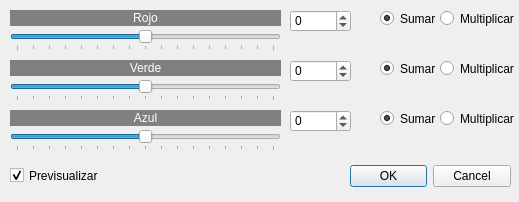
<?xml version="1.0" encoding="UTF-8"?>
<ui version="4.0">
 <class>AjusteColor</class>
 <widget class="QDialog" name="AjusteColor">
  <property name="geometry">
   <rect>
    <x>0</x>
    <y>0</y>
    <width>519</width>
    <height>202</height>
   </rect>
  </property>
  <property name="windowTitle">
   <string>Ajuste Rojo/Verde/Azul</string>
  </property>
  <widget class="QDialogButtonBox" name="buttonBox">
   <property name="geometry">
    <rect>
     <x>350</x>
     <y>160</y>
     <width>161</width>
     <height>32</height>
    </rect>
   </property>
   <property name="orientation">
    <enum>Qt::Horizontal</enum>
   </property>
   <property name="standardButtons">
    <set>QDialogButtonBox::Cancel|QDialogButtonBox::Ok</set>
   </property>
  </widget>
  <widget class="QSlider" name="horizontalSlider_r">
   <property name="geometry">
    <rect>
     <x>10</x>
     <y>30</y>
     <width>271</width>
     <height>21</height>
    </rect>
   </property>
   <property name="minimum">
    <number>-256</number>
   </property>
   <property name="maximum">
    <number>256</number>
   </property>
   <property name="pageStep">
    <number>16</number>
   </property>
   <property name="orientation">
    <enum>Qt::Horizontal</enum>
   </property>
   <property name="tickPosition">
    <enum>QSlider::TicksBelow</enum>
   </property>
   <property name="tickInterval">
    <number>32</number>
   </property>
  </widget>
  <widget class="QSpinBox" name="spinBox_g">
   <property name="geometry">
    <rect>
     <x>290</x>
     <y>60</y>
     <width>61</width>
     <height>22</height>
    </rect>
   </property>
   <property name="minimum">
    <number>-256</number>
   </property>
   <property name="maximum">
    <number>256</number>
   </property>
  </widget>
  <widget class="QSlider" name="horizontalSlider_b">
   <property name="geometry">
    <rect>
     <x>10</x>
     <y>130</y>
     <width>271</width>
     <height>21</height>
    </rect>
   </property>
   <property name="minimum">
    <number>-256</number>
   </property>
   <property name="maximum">
    <number>256</number>
   </property>
   <property name="value">
    <number>0</number>
   </property>
   <property name="orientation">
    <enum>Qt::Horizontal</enum>
   </property>
   <property name="tickPosition">
    <enum>QSlider::TicksBelow</enum>
   </property>
   <property name="tickInterval">
    <number>32</number>
   </property>
  </widget>
  <widget class="QSlider" name="horizontalSlider_g">
   <property name="geometry">
    <rect>
     <x>10</x>
     <y>80</y>
     <width>271</width>
     <height>21</height>
    </rect>
   </property>
   <property name="minimum">
    <number>-256</number>
   </property>
   <property name="maximum">
    <number>256</number>
   </property>
   <property name="orientation">
    <enum>Qt::Horizontal</enum>
   </property>
   <property name="tickPosition">
    <enum>QSlider::TicksBelow</enum>
   </property>
   <property name="tickInterval">
    <number>32</number>
   </property>
  </widget>
  <widget class="QSpinBox" name="spinBox_r">
   <property name="geometry">
    <rect>
     <x>290</x>
     <y>10</y>
     <width>61</width>
     <height>22</height>
    </rect>
   </property>
   <property name="minimum">
    <number>-256</number>
   </property>
   <property name="maximum">
    <number>256</number>
   </property>
  </widget>
  <widget class="QLabel" name="label_3">
   <property name="geometry">
    <rect>
     <x>10</x>
     <y>110</y>
     <width>271</width>
     <height>16</height>
    </rect>
   </property>
   <property name="styleSheet">
    <string notr="true">background-color: rgb(128, 128, 128);
color: rgb(255, 255, 255);</string>
   </property>
   <property name="text">
    <string>Azul</string>
   </property>
   <property name="alignment">
    <set>Qt::AlignCenter</set>
   </property>
  </widget>
  <widget class="QLabel" name="label_2">
   <property name="geometry">
    <rect>
     <x>10</x>
     <y>60</y>
     <width>271</width>
     <height>16</height>
    </rect>
   </property>
   <property name="styleSheet">
    <string notr="true">background-color: rgb(128, 128, 128);
color: rgb(255, 255, 255);</string>
   </property>
   <property name="text">
    <string>Verde</string>
   </property>
   <property name="alignment">
    <set>Qt::AlignCenter</set>
   </property>
  </widget>
  <widget class="QSpinBox" name="spinBox_b">
   <property name="geometry">
    <rect>
     <x>290</x>
     <y>110</y>
     <width>61</width>
     <height>22</height>
    </rect>
   </property>
   <property name="minimum">
    <number>-256</number>
   </property>
   <property name="maximum">
    <number>256</number>
   </property>
   <property name="value">
    <number>0</number>
   </property>
  </widget>
  <widget class="QCheckBox" name="checkBox">
   <property name="geometry">
    <rect>
     <x>10</x>
     <y>160</y>
     <width>131</width>
     <height>31</height>
    </rect>
   </property>
   <property name="text">
    <string>Previsualizar</string>
   </property>
   <property name="checked">
    <bool>true</bool>
   </property>
  </widget>
  <widget class="QLabel" name="label">
   <property name="geometry">
    <rect>
     <x>10</x>
     <y>10</y>
     <width>271</width>
     <height>16</height>
    </rect>
   </property>
   <property name="styleSheet">
    <string notr="true">background-color: rgb(128, 128, 128);
color: rgb(255, 255, 255);</string>
   </property>
   <property name="text">
    <string>Rojo</string>
   </property>
   <property name="alignment">
    <set>Qt::AlignCenter</set>
   </property>
  </widget>
  <widget class="QRadioButton" name="radioButton">
   <property name="geometry">
    <rect>
     <x>380</x>
     <y>10</y>
     <width>82</width>
     <height>17</height>
    </rect>
   </property>
   <property name="text">
    <string>Sumar</string>
   </property>
   <property name="checked">
    <bool>true</bool>
   </property>
   <attribute name="buttonGroup">
    <string notr="true">buttonGroup</string>
   </attribute>
  </widget>
  <widget class="QRadioButton" name="radioButton_2">
   <property name="geometry">
    <rect>
     <x>440</x>
     <y>10</y>
     <width>82</width>
     <height>17</height>
    </rect>
   </property>
   <property name="text">
    <string>Multiplicar</string>
   </property>
   <attribute name="buttonGroup">
    <string notr="true">buttonGroup</string>
   </attribute>
  </widget>
  <widget class="QRadioButton" name="radioButton_3">
   <property name="geometry">
    <rect>
     <x>380</x>
     <y>60</y>
     <width>82</width>
     <height>17</height>
    </rect>
   </property>
   <property name="text">
    <string>Sumar</string>
   </property>
   <property name="checked">
    <bool>true</bool>
   </property>
   <attribute name="buttonGroup">
    <string notr="true">buttonGroup_2</string>
   </attribute>
  </widget>
  <widget class="QRadioButton" name="radioButton_4">
   <property name="geometry">
    <rect>
     <x>440</x>
     <y>60</y>
     <width>82</width>
     <height>17</height>
    </rect>
   </property>
   <property name="text">
    <string>Multiplicar</string>
   </property>
   <attribute name="buttonGroup">
    <string notr="true">buttonGroup_2</string>
   </attribute>
  </widget>
  <widget class="QRadioButton" name="radioButton_6">
   <property name="geometry">
    <rect>
     <x>380</x>
     <y>110</y>
     <width>82</width>
     <height>17</height>
    </rect>
   </property>
   <property name="text">
    <string>Sumar</string>
   </property>
   <property name="checked">
    <bool>true</bool>
   </property>
  </widget>
  <widget class="QRadioButton" name="radioButton_5">
   <property name="geometry">
    <rect>
     <x>440</x>
     <y>110</y>
     <width>82</width>
     <height>17</height>
    </rect>
   </property>
   <property name="text">
    <string>Multiplicar</string>
   </property>
  </widget>
 </widget>
 <resources/>
 <connections>
  <connection>
   <sender>buttonBox</sender>
   <signal>accepted()</signal>
   <receiver>AjusteColor</receiver>
   <slot>accept()</slot>
   <hints>
    <hint type="sourcelabel">
     <x>248</x>
     <y>254</y>
    </hint>
    <hint type="destinationlabel">
     <x>157</x>
     <y>274</y>
    </hint>
   </hints>
  </connection>
  <connection>
   <sender>buttonBox</sender>
   <signal>rejected()</signal>
   <receiver>AjusteColor</receiver>
   <slot>reject()</slot>
   <hints>
    <hint type="sourcelabel">
     <x>316</x>
     <y>260</y>
    </hint>
    <hint type="destinationlabel">
     <x>286</x>
     <y>274</y>
    </hint>
   </hints>
  </connection>
 </connections>
 <buttongroups>
  <buttongroup name="buttonGroup"/>
  <buttongroup name="buttonGroup_2"/>
 </buttongroups>
</ui>
